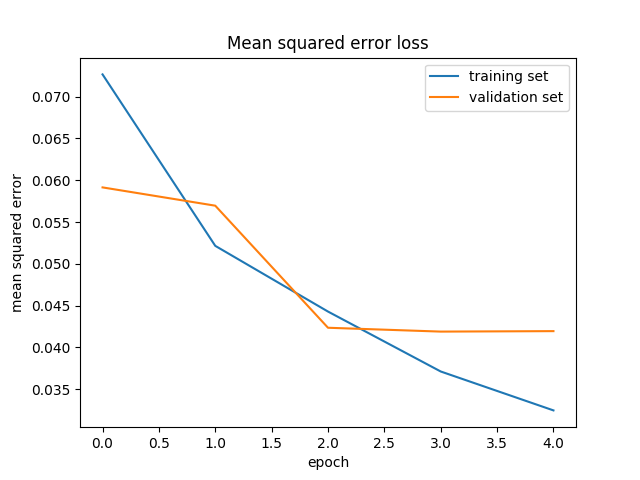

Reproduce this figure in Python.
import csv
from pathlib import Path

import cv2
import matplotlib
from keras.callbacks import ModelCheckpoint, EarlyStopping
from sklearn.model_selection import train_test_split
from sklearn.utils import shuffle

matplotlib.use('agg')

import matplotlib.pyplot as plt
import numpy as np
from keras.layers import Flatten, Dense, Lambda, Conv2D, Dropout
from keras.models import Sequential
from keras.optimizers import Adam
import json
import matplotlib.image as mpimg

lines = []
with open('./data/driving_log.csv') as file:
    reader = csv.reader(file)
    # next(reader) -> only if the first line is unusable
    for line in reader:
        lines.append(line)

train_samples, validation_samples = train_test_split(lines, test_size=0.2)


def generator(samples, batch_size=32):
    while True:
        shuffle(samples)
        for offset in range(0, len(samples), batch_size):
            batch_samples = samples[offset:offset + batch_size]

            images, measurements = [], []
            # we do this to use the center camera and the side cameras
            for batch_sample in batch_samples:
                for i in range(3):
                    # path has backslashes because of Windows
                    filename = batch_sample[i].split('/')[-1]
                    current_path = './data/IMG/' + filename
                    image = mpimg.imread(current_path)
                    image = preprocess_img(image)
                    images.append(image)
                    measurement = float(batch_sample[3])
                    correction = 0.3
                    if i == 1:
                        # left camera with correction
                        measurement += correction
                    if i == 2:
                        # right camera with correction
                        measurement -= correction
                    measurements.append(measurement)
                    # if i == 0:
                    #     # augment data for center image
                    #     images.append(np.fliplr(image))
                    #     measurements.append(measurement * -1.0)

            x_train = np.array(images)
            y_train = np.array(measurements)
            yield shuffle(x_train, y_train)


def nvidia_cnn(dropout=0.3):
    """
    :param dropout: dropout rate
    :return: Model Architecture (based on NVIDIA paper)
    """
    input_shape = (40, 160, 3)

    model = Sequential()
    model.add(Lambda(lambda x: (x / 127.5) - 1., input_shape=input_shape, output_shape=input_shape))
    model.add(Conv2D(24, (5, 5), activation="relu", strides=(2, 2)))
    model.add(Conv2D(36, (5, 5), activation="relu", strides=(2, 2)))
    model.add(Dropout(dropout))
    model.add(Conv2D(48, (5, 5), activation="relu", strides=(2, 2)))
    model.add(Conv2D(64, (3, 3), activation="relu", data_format="channels_first"))
    model.add(Conv2D(64, (3, 3), activation="relu"))
    model.add(Dropout(dropout))
    model.add(Flatten())
    model.add(Dense(100, activation="relu"))
    model.add(Dropout(dropout))
    model.add(Dense(50, activation="relu"))
    model.add(Dropout(dropout))
    model.add(Dense(10, activation="relu"))
    model.add(Dense(1))

    model.summary()

    return model


def preprocess_img(image):
    """
    :param image: taken full res image
    :return: image with shape of (40, 160, 3) and YUV color space
    """
    # resize to half of the original size (320x160 to 160x80)
    h, w = image.shape[:2]
    ratio = (w * 0.5) / w
    dim = (int(w * 0.5), int(h * ratio))
    image = cv2.resize(image, dim, interpolation=cv2.INTER_AREA)
    # crop image to 160x40 (take away 30px from top and 10px from bottom) so we only have the important parts
    image = image[30:70, 0:160]
    image = cv2.cvtColor(image, cv2.COLOR_RGB2YUV)
    return image


def load_trained_model(dropout=0.3):
    model = nvidia_cnn(dropout=dropout)
    # load weights into new model
    model.load_weights("model.h5")
    return model


def save_and_visualize(model, history_obj):
    # Save model
    with open('model.json', 'w') as f:
        json.dump(model.to_json(), f)
    print('Saved model!')

    # Save model data visualization
    plt.plot(history_obj.history['loss'])
    plt.plot(history_obj.history['val_loss'])
    plt.title('Mean squared error loss')
    plt.ylabel('mean squared error')
    plt.xlabel('epoch')
    plt.legend(['training set', 'validation set'], loc='upper right')
    plt.savefig('model.png')
    print('Saved visualization data!')


def train_model(dropout, epochs=3, batch_size=32, learning_rate=0.01):
    model = nvidia_cnn(dropout=dropout)

    if Path("model.h5").is_file():
        model = load_trained_model(dropout=dropout)

    model.compile(loss='mse', optimizer=Adam(learning_rate))

    train_generator = generator(train_samples, batch_size=BATCH_SIZE)
    validation_generator = generator(validation_samples, batch_size=BATCH_SIZE)

    callbacks = [
        EarlyStopping(monitor='val_loss', patience=2),
        ModelCheckpoint(filepath='model.h5', save_best_only=True, monitor='val_loss')
    ]

    history_obj = model.fit_generator(train_generator, steps_per_epoch=int((len(train_samples) * 3) / batch_size),
                                      validation_data=validation_generator,
                                      validation_steps=int((len(validation_samples) * 3) / batch_size),
                                      epochs=epochs, callbacks=callbacks)

    save_and_visualize(model, history_obj)


BATCH_SIZE = 64
EPOCHS = 5
DROPOUT = 0.3
LEARNING_RATE = 0.001

train_model(dropout=DROPOUT, epochs=EPOCHS, batch_size=BATCH_SIZE, learning_rate=LEARNING_RATE)
